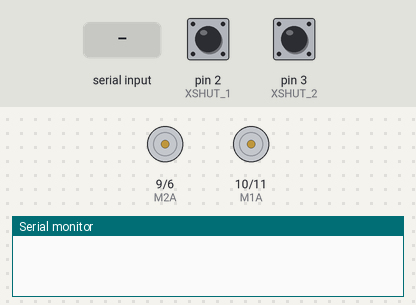
Simulated run of this sketch. Board: Arduino Uno, built with avr-gcc and run on an emulated ATmega328P. Shown: motor-driver pin pairs drawn as motors (green arrow = first pin HIGH = forward, orange = second pin HIGH = backward, longer = more drive), the last lines printed to the serial monitor. Inputs (shaded band) come from the test bench; at power-on: pin 2 (XSHUT_1) HIGH, pin 3 (XSHUT_2) HIGH.

Above: at 1.2 s.
1.3 s: "G 45\n" received over Serial
At 2.5 s:
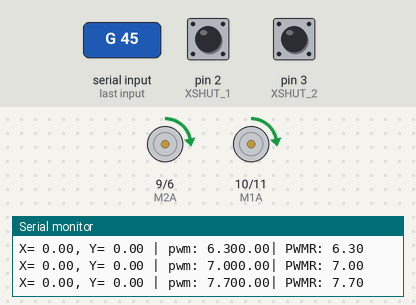
2.9 s: "R 45\n" received over Serial
At 3.6 s:
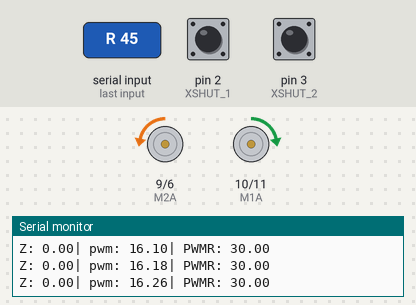
4.4 s: "CMD:STOP\n" received over Serial
5.9 s: "G90\n" received over Serial
At 7.1 s:
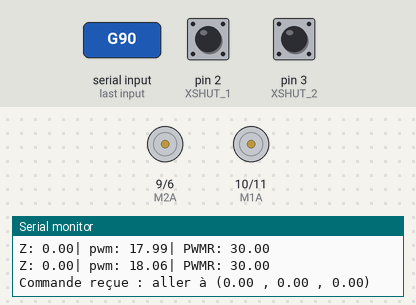
Timing chart, 0 to 8.4 s (numbered marks = the images above; inputs shaded):
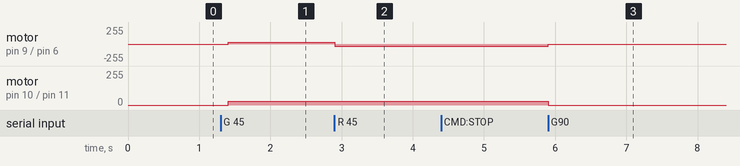

Measured:
- after the input at 1.3 s, motor on pin 9 (M2A) / pin 6 (M2B), motor on pin 10 (M1A) / pin 11 (M1B): stopped → forward 30/255 after 0.11 s
- after the input at 2.9 s, motor on pin 9 (M2A) / pin 6 (M2B): forward 30/255 → backward 30/255 at once
- after the input at 5.9 s, motor on pin 9 (M2A) / pin 6 (M2B): backward 30/255 → stopped at once; motor on pin 10 (M1A) / pin 11 (M1B): forward 30/255 → stopped at once

The sketch:

Robot_CFR_223.ino
```cpp
#include "Parametres.h"
#include "Moteur.h"
#include "encodeur.h"
#include "Odometrie.h"
#include "Mouvement.h"
#include "Commande.h"

// Temps d’échantillonnage pour l’asservissement (en secondes)
const float Te = 0.1;
unsigned long previousMillis = 0;
unsigned long chrono;
unsigned long end;

// === SETUP ===
void setup() {
  Serial.begin(115200);
  initMoteurs();
  initEncodeurs();
  previousMillis = millis();
}

// === LOOP PRINCIPAL ===
void loop() {
  checkSerial();  // Lecture des commandes série

  static int phase = 0;  // Étape actuelle
  static bool enCours = false;

  if ((millis() - previousMillis) >= Te * 1000) {
    previousMillis = millis();

    updateOdometrie();  // Mise à jour X, Y, Z

    // === DEBUG (position absolue) ===
    /*Serial.print("X: ");
    Serial.print(getX());
    Serial.print(" ; Y: ");
    Serial.print(getY());
    Serial.print(" ; Z: ");
    Serial.println(getZ() * 180 / PI);*/

    // === Debug encodeurs ===
    /*Serial.print("TicksR: ");
    Serial.print(getTicksR());
    Serial.print(" ; TicksL: ");
    Serial.println(getTicksL());*/

    // === Fonctions Goto ===
    if (cmd == 'G'){
      if (GoTo(Xc, Yc, Zc, Te, 's')){
        Serial.println("Déplacement finie");
        cmd = ' ';
      }
    }

    // === Commandes rectangulaires ===
    /*switch (phase) {
      case 0:
        enCours = GoTo(0.0, 0.0, 0.0, Te, 's');  // point de départ
        if (enCours) phase++;
        break;

      case 1:
        enCours = GoTo(150.0, 0.0, 0.0, Te, 's');  // avancer de 150 cm
        if (enCours) phase++;
        break;

      case 2:
        enCours = GoTo(150.0, 50.0, PI/2, Te, 's');  // tourner vers le haut
        if (enCours) phase++;
        break;

      case 3:
        enCours = GoTo(0.0, 50.0, PI, Te, 's');  // revenir à gauche
        if (enCours) phase++;
        break;

      case 4:
        enCours = GoTo(0.0, 0.0, -PI/2, Te, 's');  // redescendre
        if (enCours) {
          Serial.println("Rectangle terminé !");
          phase++;  // boucle terminée
        }
        break;

      case 5:
        // Fin de la séquence : rester en IDLE
        break;
    }*/

    // === Commandes unitaire ===
    if (cmd == 'R'){
      if (Rotation(Zc, Te, 's')){
        Serial.println("Rotation finie");
        cmd = ' ';
      }
    }

    if (cmd == 'T'){
      float Xerr = Xc - getX();
      float Yerr = Yc - getY();
      Terr = sqrt(Xerr * Xerr + Yerr * Yerr);
      Zerr = atan2(Yerr, Xerr) - getZ();
      if (Zerr > PI) Zerr -= 2 * PI;
      if (Zerr < -PI) Zerr += 2 * PI;

      if (Translation(Terr, Zerr, Te, 's')){
        Serial.println("translation finie");
        cmd = ' ';
      }
    }
  }
}
```

Commande.cpp
```cpp
#include <Arduino.h>
#include "Commande.h"
#include "Odometrie.h"
#include "Controle.h"
#include "Moteur.h"
#include "encodeur.h"
#include "Parametres.h"

// === Variables de communication ===
char streamChar[32];
int i = 0;
extern char cmd;

// === Cibles de position / orientation ===
extern float Xc, Yc, Zc;

// === États internes ===
extern bool Arret, Marche, rotation, translation;

// === Variables PID & trapèze externes ===
extern float errPrecRot, errIntRot, consignePrecRot;
extern float errPrecTr, errIntTr, consignePrecTr;
extern float errPrecCap, errIntCap;

// === Encodeurs ===
extern volatile long countR, countL;
extern long prevCountR, prevCountL;

// === Décryptage des commandes série ===
void decryptIncom() {
  bool neg = false;
  int index = 2; // position de lecture après la commande
  cmd = streamChar[0];

  // Réinitialisation systématique des états internes
  errPrecRot = errIntRot = consignePrecRot = 0;
  errPrecTr = errIntTr = consignePrecTr = 0;
  errPrecCap = errIntCap = 0;

  // Commande : arrêt immédiat
  if (cmd == ' ') {
    stopMoteurs();
    Arret = true;
    Marche = false;
    rotation = false;
    translation = false;

    Serial.println("Commande reçue : arrêt immédiat.");
    return;
  }

  // Commande : aller à un point Go x y z
  if (cmd == 'G') {
    Xc = 0; Yc = 0; Zc = 0;

    if (streamChar[index] == '-') { neg = true; index++; }
    while (isDigit(streamChar[index])) Xc = Xc * 10 + (streamChar[index++] - '0');
    if (neg) Xc = -Xc;
    index++; neg = false;

    if (streamChar[index] == '-') { neg = true; index++; }
    while (isDigit(streamChar[index])) Yc = Yc * 10 + (streamChar[index++] - '0');
    if (neg) Yc = -Yc;
    index++; neg = false;

    if (streamChar[index] == '-') { neg = true; index++; }
    while (isDigit(streamChar[index])) Zc = Zc * 10 + (streamChar[index++] - '0');
    if (neg) Zc = -Zc;

    Zc *= PI / 180.0;  // Conversion en radians

    Arret = false;
    Marche = true;
    rotation = false;
    translation = false;

    Serial.print("Commande reçue : aller à (");
    Serial.print(Xc);
    Serial.print(" , ");
    Serial.print(Yc);
    Serial.print(" , ");
    Serial.print(Zc * 180.0 / PI);
    Serial.println(")");
  }

  // Commande : aller à un point G x y
  if (cmd == 'T') {
    Xc = 0; Yc = 0;

    if (streamChar[index] == '-') { neg = true; index++; }
    while (isDigit(streamChar[index])) Xc = Xc * 10 + (streamChar[index++] - '0');
    if (neg) Xc = -Xc;
    index++; neg = false;

    if (streamChar[index] == '-') { neg = true; index++; }
    while (isDigit(streamChar[index])) Yc = Yc * 10 + (streamChar[index++] - '0');
    if (neg) Yc = -Yc;


    Arret = false;
    Marche = true;
    rotation = false;
    translation = false;

    Serial.print("Commande reçue : aller à (");
    Serial.print(Xc);
    Serial.print(" , ");
    Serial.print(Yc);
    Serial.println(")");
  }

  // Commande : rotation absolue R angle_deg
  if (cmd == 'R') {
    Zc = 0;

    if (streamChar[index] == '-') { neg = true; index++; }
    while (isDigit(streamChar[index])) Zc = Zc * 10 + (streamChar[index++] - '0');
    if (neg) Zc = -Zc;
    Zc *= PI / 180.0; // conversion en radians

    Arret = false;
    Marche = true;
    rotation = false;
    translation = false;

    Serial.print("Commande reçue : rotation à ");
    Serial.print(Zc * 180 / PI);
    Serial.println(" degrés");
  }

  // Commande : définition position actuelle S x y z
  if (cmd == 'S') {
    float x = 0, y = 0, z = 0;

    if (streamChar[index] == '-') { neg = true; index++; }
    while (isDigit(streamChar[index])) x = x * 10 + (streamChar[index++] - '0');
    if (neg) x = -x;
    index++; neg = false;

    if (streamChar[index] == '-') { neg = true; index++; }
    while (isDigit(streamChar[index])) y = y * 10 + (streamChar[index++] - '0');
    if (neg) y = -y;
    index++; neg = false;

    if (streamChar[index] == '-') { neg = true; index++; }
    while (isDigit(streamChar[index])) z = z * 10 + (streamChar[index++] - '0');
    if (neg) z = -z;

    setPosition(x, y, z * PI / 180.0);
    Xc = x;
    Yc = y;
    Zc = z * PI / 180.0;

    countR = countL = 0;
    prevCountR = prevCountL = 0;

    Serial.print("Position réinitialisée à : (");
    Serial.print(x);
    Serial.print(" , ");
    Serial.print(y);
    Serial.print(" , ");
    Serial.print(z);
    Serial.println(" degrés)");
  }

  if (cmd == 'K') {
    extern float Kp_rot_s, Ki_rot_s, Kd_rot_s;
    extern float Kp_tr_s,  Ki_tr_s,  Kd_tr_s;
    extern float Kp_cap_s, Ki_cap_s, Kd_cap_s;

    float* pid_target[3] = {nullptr, nullptr, nullptr}; // pointeurs vers Kp, Ki, Kd
    const char* label = nullptr;

    if (streamChar[1] == 'R') {
      pid_target[0] = &Kp_rot_s; pid_target[1] = &Ki_rot_s; pid_target[2] = &Kd_rot_s;
      label = "Rotation";
    } else if (streamChar[1] == 'T') {
      pid_target[0] = &Kp_tr_s;  pid_target[1] = &Ki_tr_s;  pid_target[2] = &Kd_tr_s;
      label = "Translation";
    } else if (streamChar[1] == 'C') {
      pid_target[0] = &Kp_cap_s; pid_target[1] = &Ki_cap_s; pid_target[2] = &Kd_cap_s;
      label = "Correction de cap";
    } else {
      Serial.println("❌ Erreur : commande K inconnue (utilise KR / KT / KC)");
      return;
    }

    // Lecture des valeurs float (ex. KT1.2;0.01;0.1)
    int index = 2;

    while (streamChar[index] == ' ' || streamChar[index] == ';' || streamChar[index] == '\t') {
      index++;
    }

    String current = "";
    int i = 0;

    while (streamChar[index] != '\0' && i < 3) {
      char c = streamChar[index];
      if (c == ' ' || c == ';' || c == '\n' || c == '\r') {
        *pid_target[i] = current.toFloat();
        current = "";
        i++;
      } else {
        current += c;
      }
      index++;
    }

    // Dernière valeur
    if (i < 3 && current.length() > 0) {
      *pid_target[i] = current.toFloat();
    }

    Serial.print("✅ PID ");
    Serial.print(label);
    Serial.println(" mis à jour :");
    Serial.print("  Kp = "); Serial.println(*pid_target[0]);
    Serial.print("  Ki = "); Serial.println(*pid_target[1]);
    Serial.print("  Kd = "); Serial.println(*pid_target[2]);
  }
}


// === Lecture série non bloquante ===
void checkSerial() {
  while (Serial.available() > 0) {
    char incoming = Serial.read();
    if (incoming == '\n') {
      streamChar[i] = '\0';

      // Vérifie les messages spéciaux : obstacle / fin_obstacle
      if (strcmp(streamChar, "CMD:STOP") == 0) {
        pauseObstacle = true;
        stopMoteurs();
        Serial.println("Obstacle détecté. Pause du robot.");
        i = 0;
        return;
      }

      if (strcmp(streamChar, "CMD:GO") == 0) {
        pauseObstacle = false;
        Serial.println("Fin d’obstacle. Reprise du mouvement.");
        i = 0;
        return;
      }

      decryptIncom();
      i = 0;
    } else if (i < 31) {
      streamChar[i++] = incoming;
    }
  }
}
```

Commande.h
```cpp
#ifndef COMMANDE_H
#define COMMANDE_H

// Fonction principale de traitement des commandes série
void decryptIncom();

// Lecture du buffer série et appel à decryptIncom si commande complète
void checkSerial();

void logRotation(float Zc, float Te, float pwm, float pwmFiltre);

#endif
```

Controle.cpp
```cpp
#include <Arduino.h>
#include "Controle.h"
#include "Parametres.h"

// === Contrôleur PID générique ===
float PID(float erreur, float& erreurPrec, float& erreurInt, float Kp, float Ki, float Kd, float Te) {
  erreurInt += erreur * Te;
  float deriv = (erreur - erreurPrec) / Te;
  float out = Kp * erreur + Ki * erreurInt + Kd * deriv;
  erreurPrec = erreur;
  return out;
}

// === Profil en trapèze pour variation progressive ===
float Trapeze(float consigne, float& consignePrec, float accMax, float maxSpeed, float minSpeed, float Te) {
  float diff = consigne - consignePrec;
  float direction = (diff > 0) ? 1 : -1;

  if (abs(diff) > accMax){
    consigne = consignePrec + direction * accMax * Te;
  }
  if (consigne > maxSpeed) consigne = maxSpeed;
  if (consigne < -maxSpeed) consigne = -maxSpeed;

  consignePrec = consigne;
  return consigne;
}
```

Controle.h
```cpp
#ifndef CONTROLE_H
#define CONTROLE_H

// Calcul d'une sortie PID
float PID(float erreur, float& erreurPrec, float& erreurInt, float Kp, float Ki, float Kd, float Te);

// Rampe trapézoïdale sur une consigne
float Trapeze(float consigne, float& consignePrec, float accMax, float maxSpeed, float minSpeed, float Te);

#endif
```

FSM.cpp
```cpp
/*#include "FSM.h"
#include "Controle.h"     // pour PID, trapèze, etc.
#include "Mouvement.h"    // pour Rotation(), Translation()
#include <Arduino.h>

State currentState = IDLE;

// Variables internes
static float targetAngle = 0.0;
static float targetDistance = 0.0;
static unsigned long waitStart = 0;
static unsigned long waitDuration = 0;

void setNextRotation(float angle) {
  targetAngle = angle;
  currentState = ROTATE;
}

void setNextTranslation(float distance) {
  targetDistance = distance;
  currentState = TRANSLATE;
}

void setWait(unsigned long duration) {
  waitDuration = duration;
  waitStart = millis();
  currentState = WAIT;
}

void updateFSM(float Te) {
  switch (currentState) {
    case IDLE:
      // Rien à faire
      break;

    case ROTATE:
      if (Rotation(Te, targetAngle)) {
        currentState = IDLE;
        Serial.println("Rotation terminée.");
      }
      break;

    case TRANSLATE:
      if (Translation(Te, targetDistance)) {
        currentState = IDLE;
        Serial.println("Translation terminée.");
      }
      break;

    case ALIGN:
      if (AlignementSurMur(Te)) {
        currentState = IDLE;
        Serial.println("Alignement terminé.");
      }
      break;

    case WAIT:
      if (millis() - waitStart >= waitDuration) {
        currentState = IDLE;
        Serial.println("Fin du WAIT.");
      }
      break;

    case STOP:
      stopMotors();
      // On reste dans STOP jusqu’à réinitialisation manuelle
      break;
  }
}*/
```

Moteur.cpp
```cpp
#include <Arduino.h>
#include "Moteur.h"
#include "Parametres.h"

// === Broches des moteurs ===
// Moteur droit (1)
#define M1A 10
#define M1B 11
// Moteur gauche (2)
#define M2A 9
#define M2B 6

// === Initialisation des broches moteurs ===
void initMoteurs() {
  pinMode(M1A, OUTPUT);
  pinMode(M1B, OUTPUT);
  pinMode(M2A, OUTPUT);
  pinMode(M2B, OUTPUT);
  stopMoteurs(); // sécurité : démarre à l'arrêt
}

// === Commande d'un seul moteur ===
// mot : 1 (droit) ou 2 (gauche)
// vitesse : [-255, 255]
void setMotor(int mot, float vitesse) {
  int PWM = constrain(round(vitesse), -255, 255);

  int pinA = 0, pinB = 0;
  if (mot == 1) { pinA = M1A; pinB = M1B; }
  else if (mot == 2) { pinA = M2A; pinB = M2B; }
  else return; // moteur invalide

  if (PWM > 0) {
    analogWrite(pinA, PWM);
    analogWrite(pinB, 0);
  } else if (PWM < 0) {
    analogWrite(pinA, 0);
    analogWrite(pinB, -PWM);
  } else {
    analogWrite(pinA, 0);
    analogWrite(pinB, 0);
  }
}

// === Commande des deux moteurs simultanément ===
void setMoteurs(float vitesseGauche, float vitesseDroite) {
  setMotor(1, vitesseGauche);  // Moteur droit
  setMotor(2, vitesseDroite);  // Moteur gauche
}

// === Arrêt d’urgence ===
void stopMoteurs() {
  setMoteurs(0, 0);
}
```

Moteur.h
```cpp
#ifndef MOTEUR_H
#define MOTEUR_H

// Initialisation des moteurs
void initMoteurs();

// Commande individuelle d'un moteur (1 = gauche, 2 = droite)
void setMotor(int mot, float vitesse);

// Commande simultanée des deux moteurs
void setMoteurs(float vitesseGauche, float vitesseDroite);

// Arrêt complet
void stopMoteurs();

#endif
```

Mouvement.h
```cpp
#ifndef MOUVEMENT_H
#define MOUVEMENT_H

// Fonction qui gère la rotation du robot autour de lui-même
// Retourne true quand la rotation est terminée
bool Rotation(float Zcible, float Te, char mode);

// Fonction qui gère la translation du robot vers un point après rotation
// Retourne true quand la translation est terminée
bool Translation(float D, float A, float Te, char mode);

bool GoTo(float Xcible, float Ycible, float Zfinal, float Te, char mode);

#endif
```

Obstacle.cpp
```cpp
#include <Arduino.h>
#include <Wire.h>
#include <Adafruit_VL53L0X.h>


#define XSHUT_1 2
#define XSHUT_2 3
#define XSHUT_3 4
#define XSHUT_4 5

Adafruit_VL53L0X sensor1 = Adafruit_VL53L0X();
Adafruit_VL53L0X sensor2 = Adafruit_VL53L0X();
Adafruit_VL53L0X sensor3 = Adafruit_VL53L0X();
Adafruit_VL53L0X sensor4 = Adafruit_VL53L0X();

void initTOF(){
  Wire.begin();

  // On désactive tous les capteurs
  pinMode(XSHUT_1, OUTPUT); digitalWrite(XSHUT_1, LOW);
  pinMode(XSHUT_2, OUTPUT); digitalWrite(XSHUT_2, LOW);
  pinMode(XSHUT_3, OUTPUT); digitalWrite(XSHUT_3, LOW);
  pinMode(XSHUT_4, OUTPUT); digitalWrite(XSHUT_4, LOW);
  delay(10);

  // Initialisation 1 par 1
  pinMode(XSHUT_1, INPUT);
  delay(10);
  sensor1.begin(0x30); // Nouvelle adresse pour capteur 1

  pinMode(XSHUT_2, INPUT);
  delay(10);
  sensor2.begin(0x31); // Capteur 2

  pinMode(XSHUT_3, INPUT);
  delay(10);
  sensor3.begin(0x32); // Capteur 3

  pinMode(XSHUT_4, INPUT);
  delay(10);
  sensor4.begin(0x33); // Capteur 4

  Serial.println("Tous les capteurs VL53L0X sont initialisés");
}

void loop() {
  VL53L0X_RangingMeasurementData_t measure;

  sensor1.rangingTest(&measure, false);
  Serial.print("Capteur 1 : ");
  Serial.println(measure.RangeMilliMeter);

  sensor2.rangingTest(&measure, false);
  Serial.print("Capteur 2 : ");
  Serial.println(measure.RangeMilliMeter);

  sensor3.rangingTest(&measure, false);
  Serial.print("Capteur 3 : ");
  Serial.println(measure.RangeMilliMeter);

  sensor4.rangingTest(&measure, false);
  Serial.print("Capteur 4 : ");
  Serial.println(measure.RangeMilliMeter);

  delay(500);
}
```

Odometrie.cpp
```cpp
#include <Arduino.h>
#include "Odometrie.h"
#include "Parametres.h"
#include "encodeur.h" // utilise dR et dL

// === Position absolue du robot (cm et rad) ===
static float X = 0.0;
static float Y = 0.0;
static float Z = 0.0;

// === Définir manuellement la position du robot ===
// x et y en cm, z en rad
void setPosition(float x, float y, float z) {
  X = x;
  Y = y;
  Z = z;
}

// === Mise à jour de la position par odométrie ===
// Utilise les incréments dR et dL (en ticks) pour calculer dX, dY, dZ
void updateOdometrie() {
  impEncodeurs(); // met à jour dR et dL (globaux de encodeur.cpp)

  float dD = distEncodeurs();   // distance parcourue (cm)
  float dZ = angleEncodeurs();  // angle parcouru (rad)

  // Mise à jour de la position absolue
  X += dD * cos(Z + dZ);
  Y += dD * sin(Z + dZ);
  Z += dZ;

  // Normaliser Z entre -π et π pour éviter les débordements
  if (Z > PI) Z -= 2 * PI;
  if (Z < -PI) Z += 2 * PI;
}

// === Accesseurs pour les coordonnées ===
float getX() { return X; }
float getY() { return Y; }
float getZ() { return Z; }
```

Odometrie.h
```cpp
#ifndef ODOMETRIE_H
#define ODOMETRIE_H

//Pour donner la position de départ
void setPosition(float x, float y, float z);

// Pour calculer et mettre à jour la position
void updateOdometrie();

// Pour obtenir les positions du robot (pour les print)
float getX();
float getY();
float getZ(); // orientation en radians

#endif
```

Parametres.cpp
```cpp
#include "Parametres.h"

// === Detection d'obstacle ===
bool pauseObstacle = false;

// === Trapèze (valeurs par défaut) ===
extern float maxAcc_s = 7.0;
extern float maxSpeed_s = 80.0;

extern float maxAcc_f = 14.0;
extern float maxSpeed_f = 150.0;

float minSpeed = 30.0;

// === Cibles à atteindre ===
float Xc = 0;
float Yc = 0;
float Zc = 0;

// === États du robot ===
bool Arret = false;
bool Marche = false;
bool rotation = false;
bool translation = false;

// === Commande reçue (par défaut vide) ===
char cmd = ' ';

// === Erreurs actuelles ===
float Xerr = 0;
float Yerr = 0;
float Zerr = 0;
float Terr = 0;
```

Tirette.h
```cpp
#ifndef TIRETTE_H
#define TIRETTE_H

void initTirette();
bool activation();

#endif
```

Source omitted: Mouvement.cpp (6017 bytes), Parametres.h (829 bytes), Tirette.cpp (241 bytes), encodeur.cpp (2352 bytes), encodeur.h (378 bytes)
